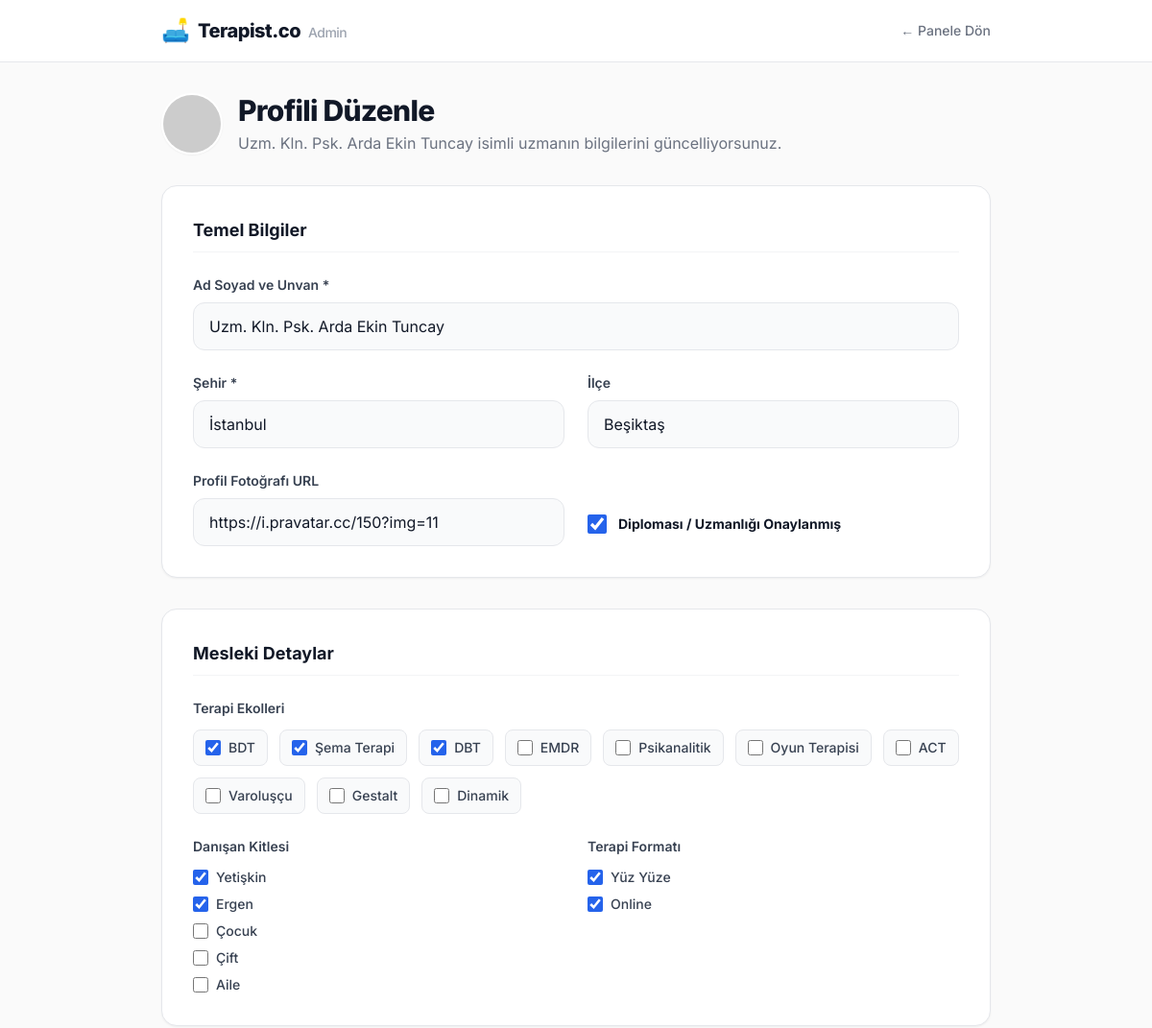
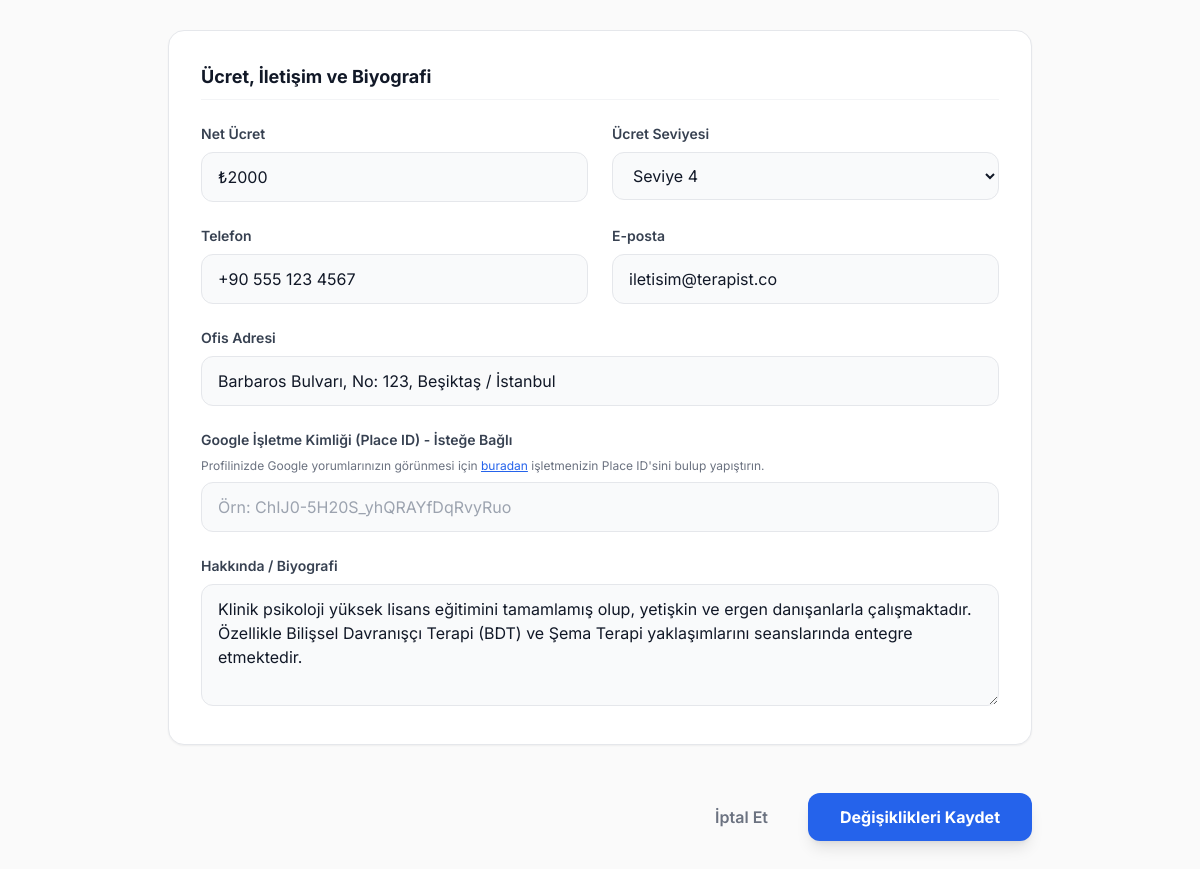
The app's page /duzenle.php?id=1 (signed in) with its own data (2 pictures, top to bottom).
### tables this page shows
CREATE TABLE psikologlar (
            id INTEGER PRIMARY KEY AUTOINCREMENT,
            ad TEXT NOT NULL,
            sehir TEXT NOT NULL,
            ilce TEXT NOT NULL,
            ekoller TEXT NOT NULL,
            kitle TEXT NOT NULL,
            format TEXT NOT NULL,
            ucret TEXT NOT NULL,
            fiyat_seviyesi INTEGER NOT NULL,
            onayli INTEGER DEFAULT 0,
            gorsel TEXT,
            biyografi TEXT,
            telefon TEXT,
            email TEXT,
            adres TEXT
        , sifre TEXT, google_place_id TEXT, egitim TEXT, calisma_saatleri TEXT, deneyim_yili INTEGER, kurumlar TEXT, uzmanlik_alanlari TEXT, stil_ev_odevi INTEGER DEFAULT 3, stil_direktiflik INTEGER DEFAULT 3, stil_yapi INTEGER DEFAULT 3, stil_odak INTEGER DEFAULT 3, cinsiyet TEXT, yas INTEGER);

### duzenle.php (the view, shortened to what this page needs)
<?php
require_once 'db.php';
$id = $_GET['id'] ?? 0;
$stmt = $pdo->prepare("SELECT * FROM psikologlar WHERE id = ?");
$stmt->execute([$id]);
$uzman = $stmt->fetch();
$mevcut_ekoller = json_decode($uzman['ekoller'], true) ?? [];
$mevcut_kitle   = json_decode($uzman['kitle'], true) ?? [];
$mevcut_format  = json_decode($uzman['format'], true) ?? [];
$sabit_ekoller = ['BDT', 'Şema Terapi', 'DBT', 'EMDR', 'Psikanalitik', 'Oyun Terapisi', 'ACT', 'Varoluşçu', 'Gestalt', 'Dinamik'];
$sabit_kitleler = ['Yetişkin', 'Ergen', 'Çocuk', 'Çift', 'Aile'];
$sabit_formatlar = ['Yüz Yüze', 'Online'];
?>
<!DOCTYPE html>
<html lang="tr">
<head>
    <script src="https://cdn.tailwindcss.com"></script>
</head>
<body class="bg-[#FAFAFA] text-gray-900 antialiased pb-20">
    <nav class="bg-white border-b border-gray-200 sticky top-0 z-50">
        <div class="max-w-4xl mx-auto px-4 py-4 flex justify-between items-center">
            <div class="flex items-center gap-2">
                <span class="text-2xl">🛋️</span>
                <span class="font-extrabold text-xl tracking-tight">Terapist.co <span class="text-sm font-medium text-gray-400 ml-1">Admin</span></span>
            </div>
            <a href="admin.php" class="text-sm font-medium text-gray-500 hover:text-gray-900 transition">← Panele Dön</a>
        </div>
    </nav>
    <main class="max-w-4xl mx-auto px-4 mt-8">
        <div class="mb-8 flex items-center gap-4">
            <img src="<?= htmlspecialchars($uzman['gorsel']) ?>" class="w-16 h-16 rounded-full border-2 border-white shadow-sm object-cover">
            <div>
                <h1 class="text-3xl font-extrabold tracking-tight mb-1">Profili Düzenle</h1>
                <p class="text-gray-500"><?= htmlspecialchars($uzman['ad']) ?> isimli uzmanın bilgilerini güncelliyorsunuz.</p>
            </div>
        </div>
        <form method="POST" action="" class="space-y-8">
            <div class="bg-white p-6 md:p-8 rounded-2xl border border-gray-200 shadow-sm">
                <h2 class="text-lg font-bold text-gray-900 mb-6 border-b border-gray-100 pb-2">Temel Bilgiler</h2>
                <div class="grid grid-cols-1 md:grid-cols-2 gap-6">
                    <div class="md:col-span-2">
                        <label class="block text-sm font-semibold text-gray-700 mb-2">Ad Soyad ve Unvan *</label>
                        <input type="text" name="ad" value="<?= htmlspecialchars($uzman['ad']) ?>" required class="w-full px-4 py-3 border border-gray-200 rounded-xl focus:outline-none focus:ring-2 focus:ring-blue-500 transition bg-gray-50 focus:bg-white">
                    </div>
                    <div>
                        <label class="block text-sm font-semibold text-gray-700 mb-2">Şehir *</label>
                        <input type="text" name="sehir" value="<?= htmlspecialchars($uzman['sehir']) ?>" required class="w-full px-4 py-3 border border-gray-200 rounded-xl focus:outline-none focus:ring-2 focus:ring-blue-500 transition bg-gray-50 focus:bg-white">
                    </div>
                    <div>
                        <label class="block text-sm font-semibold text-gray-700 mb-2">İlçe</label>
                        <input type="text" name="ilce" value="<?= htmlspecialchars($uzman['ilce']) ?>" class="w-full px-4 py-3 border border-gray-200 rounded-xl focus:outline-none focus:ring-2 focus:ring-blue-500 transition bg-gray-50 focus:bg-white">
                    </div>
                    <div>
                        <label class="block text-sm font-semibold text-gray-700 mb-2">Profil Fotoğrafı URL</label>
                        <input type="text" name="gorsel" value="<?= htmlspecialchars($uzman['gorsel']) ?>" class="w-full px-4 py-3 border border-gray-200 rounded-xl focus:outline-none focus:ring-2 focus:ring-blue-500 transition bg-gray-50 focus:bg-white">
                    </div>
                    <div class="flex items-center gap-3 mt-8">
                        <input type="checkbox" name="onayli" id="onayli" <?= $uzman['onayli'] ? 'checked' : '' ?> class="w-5 h-5 text-blue-600 border-gray-300 rounded focus:ring-blue-500 accent-blue-600 cursor-pointer">
                        <label for="onayli" class="text-sm font-bold text-gray-900 cursor-pointer">Diploması / Uzmanlığı Onaylanmış</label>
                    </div>
                </div>
            </div>
            <div class="bg-white p-6 md:p-8 rounded-2xl border border-gray-200 shadow-sm">
                <h2 class="text-lg font-bold text-gray-900 mb-6 border-b border-gray-100 pb-2">Mesleki Detaylar</h2>
                <div class="mb-6">
                    <label class="block text-sm font-semibold text-gray-700 mb-3">Terapi Ekolleri</label>
                    <div class="flex flex-wrap gap-3">
                        <?php foreach($sabit_ekoller as $ekol): ?>
                        <label class="flex items-center gap-2 bg-gray-50 px-3 py-2 border border-gray-200 rounded-lg cursor-pointer hover:bg-gray-100 transition">
                            <input type="checkbox" name="ekol[]" value="<?= $ekol ?>" <?= in_array($ekol, $mevcut_ekoller) ? 'checked' : '' ?> class="w-4 h-4 accent-blue-600">
                            <span class="text-sm font-medium text-gray-700"><?= $ekol ?></span>
                        </label>
                        <?php endforeach; ?>
                    </div>
                </div>
                <div class="grid grid-cols-1 md:grid-cols-2 gap-6">
                    <div>
                        <label class="block text-sm font-semibold text-gray-700 mb-3">Danışan Kitlesi</label>
                        <div class="flex flex-col gap-2">
                            <?php foreach($sabit_kitleler as $kitle): ?>
                            <label class="flex items-center gap-2 cursor-pointer">
                                <input type="checkbox" name="kitle[]" value="<?= $kitle ?>" <?= in_array($kitle, $mevcut_kitle) ? 'checked' : '' ?> class="w-4 h-4 accent-blue-600">
                                <span class="text-sm font-medium text-gray-700"><?= $kitle ?></span>
                            </label>
                            <?php endforeach; ?>
                        </div>
                    </div>
                    <div>
                        <label class="block text-sm font-semibold text-gray-700 mb-3">Terapi Formatı</label>
                        <div class="flex flex-col gap-2">
                            <?php foreach($sabit_formatlar as $format): ?>
                            <label class="flex items-center gap-2 cursor-pointer">
                                <input type="checkbox" name="format[]" value="<?= $format ?>" <?= in_array($format, $mevcut_format) ? 'checked' : '' ?> class="w-4 h-4 accent-blue-600">
                                <span class="text-sm font-medium text-gray-700"><?= $format ?></span>
                            </label>
                            <?php endforeach; ?>
                        </div>
                    </div>
                </div>
            </div>
            <div class="bg-white p-6 md:p-8 rounded-2xl border border-gray-200 shadow-sm">
                <h2 class="text-lg font-bold text-gray-900 mb-6 border-b border-gray-100 pb-2">Ücret, İletişim ve Biyografi</h2>
                <div class="grid grid-cols-1 md:grid-cols-2 gap-6">
                    <div>
                        <label class="block text-sm font-semibold text-gray-700 mb-2">Net Ücret</label>
                        <input type="text" name="ucret" value="<?= htmlspecialchars($uzman['ucret']) ?>" class="w-full px-4 py-3 border border-gray-200 rounded-xl focus:outline-none focus:ring-2 focus:ring-blue-500 transition bg-gray-50 focus:bg-white">
                    </div>
                    <div>
                        <label class="block text-sm font-semibold text-gray-700 mb-2">Ücret Seviyesi</label>
                        <select name="fiyat_seviyesi" class="w-full px-4 py-3 border border-gray-200 rounded-xl focus:outline-none focus:ring-2 focus:ring-blue-500 transition bg-gray-50 focus:bg-white cursor-pointer">
                            <?php for($i=1; $i<=5; $i++): ?>
                                <option value="<?= $i ?>" <?= $uzman['fiyat_seviyesi'] == $i ? 'selected' : '' ?>>Seviye <?= $i ?></option>
                            <?php endfor; ?>
                        </select>
                    </div>
                    <div>
                        <label class="block text-sm font-semibold text-gray-700 mb-2">Telefon</label>
                        <input type="text" name="telefon" value="<?= htmlspecialchars($uzman['telefon']) ?>" class="w-full px-4 py-3 border border-gray-200 rounded-xl focus:outline-none focus:ring-2 focus:ring-blue-500 transition bg-gray-50 focus:bg-white">
                    </div>
                    <div>
                        <label class="block text-sm font-semibold text-gray-700 mb-2">E-posta</label>
                        <input type="email" name="email" value="<?= htmlspecialchars($uzman['email']) ?>" class="w-full px-4 py-3 border border-gray-200 rounded-xl focus:outline-none focus:ring-2 focus:ring-blue-500 transition bg-gray-50 focus:bg-white">
                    </div>
                    <div class="md:col-span-2">
                        <label class="block text-sm font-semibold text-gray-700 mb-2">Ofis Adresi</label>
                        <input type="text" name="adres" value="<?= htmlspecialchars($uzman['adres']) ?>" class="w-full px-4 py-3 border border-gray-200 rounded-xl focus:outline-none focus:ring-2 focus:ring-blue-500 transition bg-gray-50 focus:bg-white">
                    </div>
                    <div class="md:col-span-2">
                        <label class="block text-sm font-semibold text-gray-700 mb-2">Google İşletme Kimliği (Place ID) - İsteğe Bağlı</label>
                        <p class="text-xs text-gray-500 mb-2">Profilinizde Google yorumlarınızın görünmesi için <a href="https://developers.google.com/maps/documentation/places/web-service/place-id" target="_blank" class="text-blue-600 underline">buradan</a> işletmenizin Place ID'sini bulup yapıştırın.</p>
                        <input type="text" name="google_place_id" placeholder="Örn: ChIJ0-5H20S_yhQRAYfDqRvyRuo" class="w-full px-4 py-3 border border-gray-200 rounded-xl focus:outline-none focus:ring-2 focus:ring-blue-500 transition bg-gray-50 focus:bg-white">
                    </div>
                    <div class="md:col-span-2">
                        <label class="block text-sm font-semibold text-gray-700 mb-2">Hakkında / Biyografi</label>
                        <textarea name="biyografi" rows="4" class="w-full px-4 py-3 border border-gray-200 rounded-xl focus:outline-none focus:ring-2 focus:ring-blue-500 transition bg-gray-50 focus:bg-white resize-y"><?= htmlspecialchars($uzman['biyografi']) ?></textarea>
                    </div>
                </div>
            </div>
            <div class="flex items-center justify-end gap-4 pt-4">
                <a href="admin.php" class="px-6 py-3 text-gray-500 font-semibold hover:text-gray-900 transition">İptal Et</a>
                <button type="submit" class="bg-blue-600 text-white px-8 py-3 rounded-xl font-bold hover:bg-blue-700 transition shadow-lg">Değişiklikleri Kaydet</button>
            </div>
        </form>
    </main>
</body>
</html>

### duzenle.php (style rules this page uses)
body { font-family: 'Inter', sans-serif; }

### records on screen
psikologlar: ad "Uzm. Kln. Psk. Arda Ekin Tuncay", sehir "İstanbul", ilce "Beşiktaş", gorsel "https://i.pravatar.cc/150?img=11", onayli "☑", ekoller "☑", kitle "☑", format "☑", ucret "₺2000", fiyat_seviyesi "Seviye 4", telefon "+90 555 123 4567", email "iletisim@terapist.co", adres "Barbaros Bulvarı, No: 123, Beşiktaş / İstanbul", biyografi "Klinik psikoloji yüksek lisans eğitimini tamamlamış olup, yetişkin ve ergen danışanlarla çalışmaktadır. Özellikle Bilişsel Davranışçı Terapi (BDT) ve Şema Terapi yaklaşımlarını seanslarında entegre etmektedir."

### other values on screen
$ekol "BDT"
$ekol "Şema Terapi"
$ekol "DBT"
$ekol "EMDR"
$ekol "Psikanalitik"
$ekol "Oyun Terapisi"
$ekol "ACT"
$ekol "Varoluşçu"
$ekol "Gestalt"
$ekol "Dinamik"
$kitle "Yetişkin"
$kitle "Ergen"
$kitle "Çocuk"
$kitle "Çift"
$kitle "Aile"
